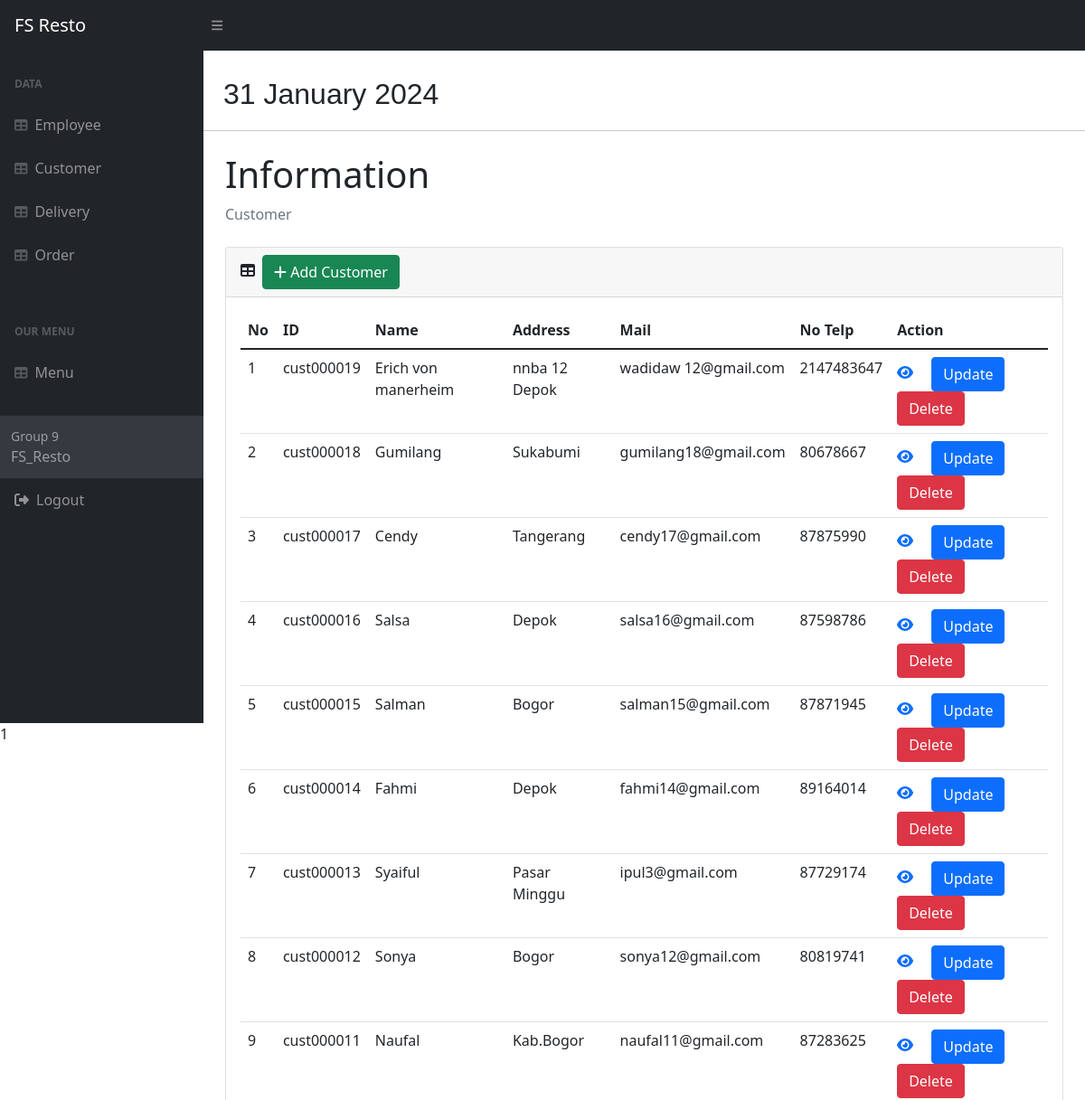
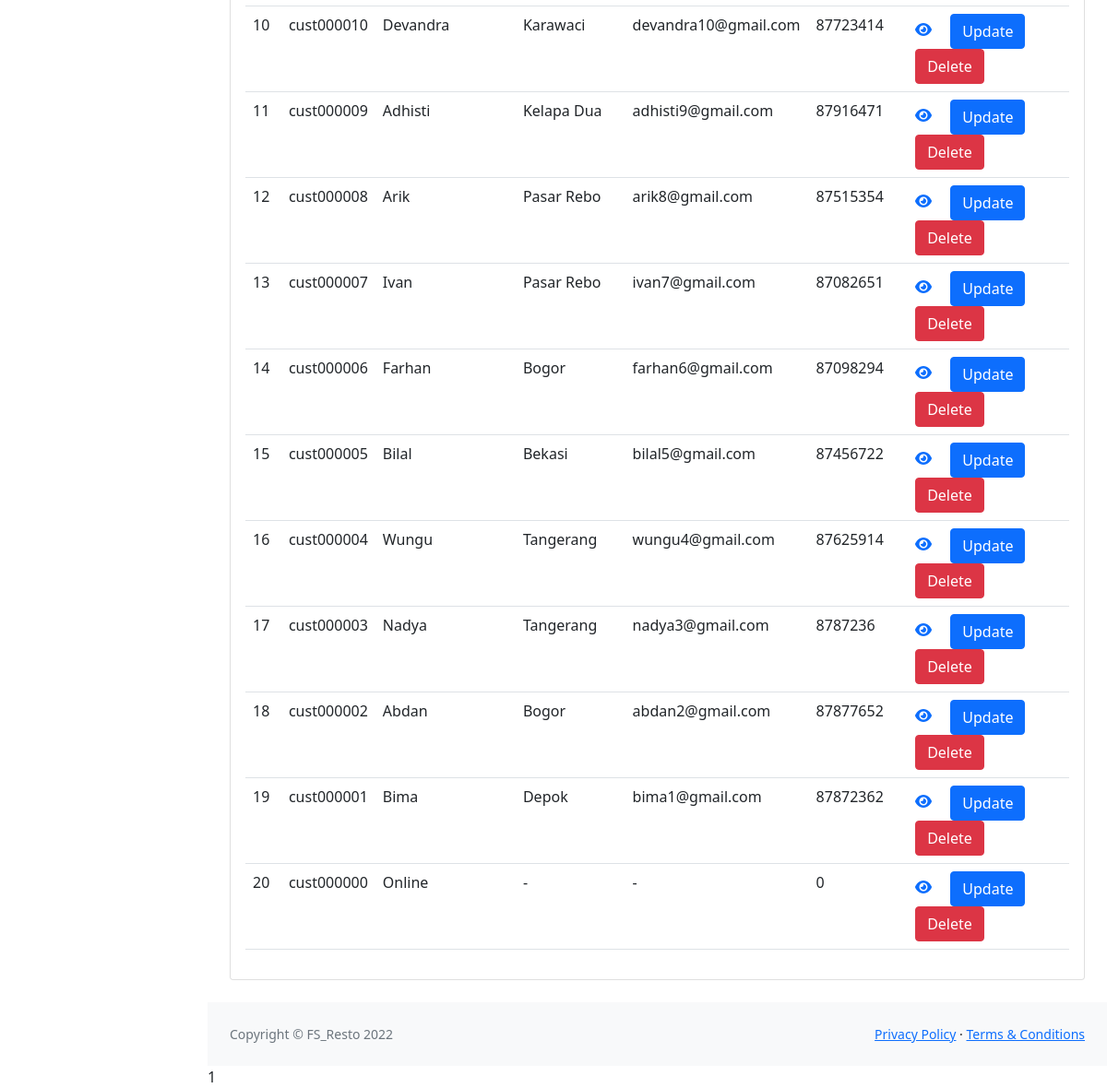
Screenshot of /Admin/pages/customer.php (signed in) with the database file from the repository (2 pictures, top to bottom).
### tables this page shows
CREATE TABLE `customer` (
  `cust_id` varchar(10) NOT NULL,
  `cust_name` varchar(30) DEFAULT NULL,
  `cust_address` varchar(100) DEFAULT NULL,
  `cust_mail` varchar(20) DEFAULT NULL,
  `no_tlp` int(15) DEFAULT NULL,
  PRIMARY KEY (`cust_id`)
);

### Admin/pages/customer.php (the view, shortened to what this page needs)
<!DOCTYPE html>
<html lang="en">
  <head>
    <link href="https://cdn.jsdelivr.net/npm/simple-datatables@latest/dist/style.css" rel="stylesheet" />
    <link href="../../resource/css/styles.css" rel="stylesheet" />
  </head>
  <body class="sb-nav-fixed">
   <?=
      include 'partIndex/navbar.php';
   ?>
    <div id="layoutSidenav">
      <div id="layoutSidenav_nav">
       <?=
        include 'sideNavbar.php';
       ?>
      </div>
      <div id="layoutSidenav_content">
        <main>
        <div class="date" style="margin-left: 22px; font-size: xx-large; font-family: 'Gill Sans', 'Gill Sans MT', Calibri, 'Trebuchet MS', sans-serif;">
          <p class="inside_date">
            <?php
              echo date("d F Y");
            ?>
          </p>
        </div>
          <hr>
          <div class="container-fluid px-4">
            <h1 class="mt-4">Information</h1>
            <ol class="breadcrumb mb-4">
              <li class="breadcrumb-item active">Customer</li>
            </ol>
            <div class="card mb-4">
              <div class="card-header">
                <i class="fas fa-table me-1"></i>
                <a href="create_cust.php" class="btn btn-success"><i class=" fas fa-plus me-1"></i>Add Customer</a>
              </div>
              <div class="card-body"  >
                <table id="datatablesSimple"  class="table table-stripped">
                  <thead >
                    <tr>
                      <th>No</th>
                      <th>ID</th>
                      <th>Name</th>
                      <th>Address</th>
                      <th>Mail</th>
                      <th>No Telp</th>
                      <th>Action</th>
                    </tr>
                  </thead>
                  <tbody>
                  <?php
                    $database = db_connect ();
                    $no = 1;
                    $tampil = mysqli_query($database, 'SELECT * FROM customer order by cust_id desc');
                    while($data = mysqli_fetch_assoc($tampil)) :
                  ?>
                    <tr>
                    <td><?php echo $no++;?></td>
                        <td><?php echo $data['cust_id'];?></td>
                        <td><?php echo $data['cust_name'];?></td>
                        <td><?php echo $data['cust_address'];?></td>
                        <td><?php echo $data['cust_mail']; ?></td>
                        <td><?php echo $data['no_tlp']; ?></td>
                      <td>
                        <a href="show_cust.php?id=<?php echo $data['cust_id']; ?>"><i class="fa fa-eye me-3"></i></a>
                        <a href="update_cust.php?id=<?php echo $data['cust_id']; ?>" class='btn btn-primary'>Update</a>
                        <a href="delete_cust.php?id=<?php echo $data['cust_id']; ?>" class='btn btn-danger'>Delete</a>
                    </tr>
                    <?php endwhile; ?>
                  </tbody>
                </table>
              </div>
            </div>
          </div>
        </main>
       <?=
          include 'partIndex/footer.php';
       ?>
      </div>
    </div>
  </body>
</html>

### rows the page displays
customer: cust_id "cust000019", cust_name "Erich von manerheim", cust_address "nnba 12 Depok", cust_mail "wadidaw 12@gmail.com", no_tlp "2147483647"
customer: cust_id "cust000018", cust_name "Gumilang", cust_address "Sukabumi", cust_mail "gumilang18@gmail.com", no_tlp "80678667"
customer: cust_id "cust000017", cust_name "Cendy", cust_address "Tangerang", cust_mail "cendy17@gmail.com", no_tlp "87875990"
customer: cust_id "cust000016", cust_name "Salsa", cust_address "Depok", cust_mail "salsa16@gmail.com", no_tlp "87598786"
customer: cust_id "cust000015", cust_name "Salman", cust_address "Bogor", cust_mail "salman15@gmail.com", no_tlp "87871945"
customer: cust_id "cust000014", cust_name "Fahmi", cust_address "Depok", cust_mail "fahmi14@gmail.com", no_tlp "89164014"
customer: cust_id "cust000013", cust_name "Syaiful", cust_address "Pasar Minggu", cust_mail "ipul3@gmail.com", no_tlp "87729174"
customer: cust_id "cust000012", cust_name "Sonya", cust_address "Bogor", cust_mail "sonya12@gmail.com", no_tlp "80819741"
customer: cust_id "cust000011", cust_name "Naufal", cust_address "Kab.Bogor", cust_mail "naufal11@gmail.com", no_tlp "87283625"
customer: cust_id "cust000010", cust_name "Devandra", cust_address "Karawaci", cust_mail "devandra10@gmail.com", no_tlp "87723414"
customer: cust_id "cust000009", cust_name "Adhisti", cust_address "Kelapa Dua", cust_mail "adhisti9@gmail.com", no_tlp "87916471"
customer: cust_id "cust000008", cust_name "Arik", cust_address "Pasar Rebo", cust_mail "arik8@gmail.com", no_tlp "87515354"
customer: cust_id "cust000007", cust_name "Ivan", cust_address "Pasar Rebo", cust_mail "ivan7@gmail.com", no_tlp "87082651"
customer: cust_id "cust000006", cust_name "Farhan", cust_address "Bogor", cust_mail "farhan6@gmail.com", no_tlp "87098294"
customer: cust_id "cust000005", cust_name "Bilal", cust_address "Bekasi", cust_mail "bilal5@gmail.com", no_tlp "87456722"
customer: cust_id "cust000004", cust_name "Wungu", cust_address "Tangerang", cust_mail "wungu4@gmail.com", no_tlp "87625914"
customer: cust_id "cust000003", cust_name "Nadya", cust_address "Tangerang", cust_mail "nadya3@gmail.com", no_tlp "8787236"
customer: cust_id "cust000002", cust_name "Abdan", cust_address "Bogor", cust_mail "abdan2@gmail.com", no_tlp "87877652"
customer: cust_id "cust000001", cust_name "Bima", cust_address "Depok", cust_mail "bima1@gmail.com", no_tlp "87872362"
customer: cust_id "cust000000", cust_name "Online", cust_address "-", cust_mail "-", no_tlp "0"

### other values shown
include 'sideNavbar.php' "1"
include 'partIndex/footer.php' "1"
